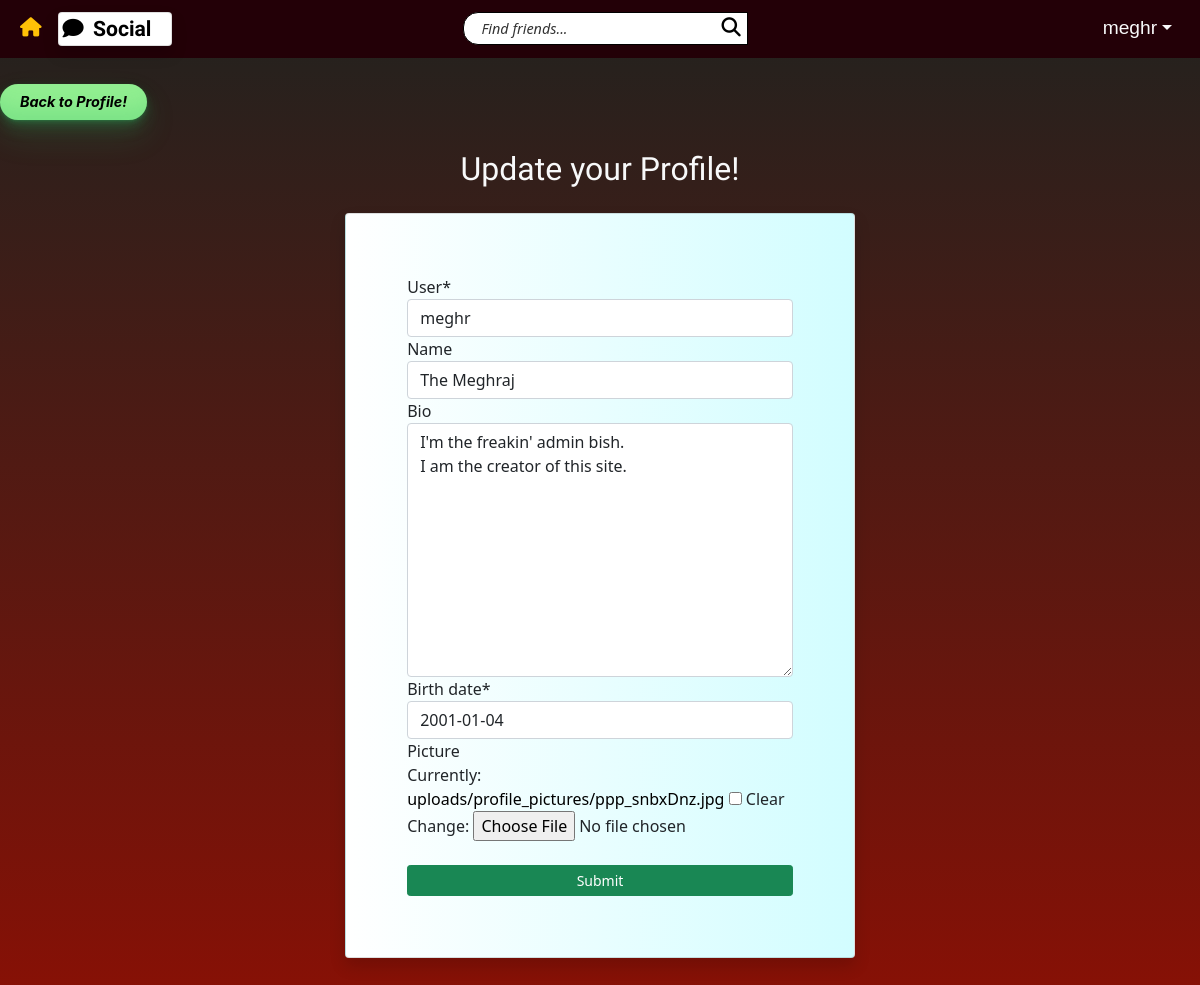
/social/profile/1/edit (signed in), run on the app's committed database.
### main/models.py (models this page shows)
class UserProfile(models.Model):
    user = models.OneToOneField(User, primary_key = True, on_delete=models.CASCADE, verbose_name='user', related_name='profile')
    name = models.CharField(max_length=30, blank=True, null=True)
    bio = models.TextField(max_length=300, null=True, blank=True)
    birth_date = models.DateField(null=True)
    picture = models.ImageField(blank=True, null=True, default='uploads/profile_pictures/default.jpg', upload_to='uploads/profile_pictures')
    followers = models.ManyToManyField(User, blank=True, related_name='followers')

### main/views.py (the view, shortened to what this page needs)
# urls.py: path('profile/<int:pk>/edit', ProfileEditView.as_view(), name='profile_edit'),
class ProfileEditView(LoginRequiredMixin, UserPassesTestMixin, UpdateView):
	model = UserProfile
	template_name = 'main/profile_edit.html'
	form_class = ProfileForm
	def test_func(self):
		profile = self.get_object()
		return self.request.user == profile.user

### main/forms.py
class ProfileForm(forms.ModelForm):
    class Meta:
        model = UserProfile
        exclude = ['followers']

### main/templates/main/profile_edit.html (shortened to what this page needs)
{% extends 'landing/base.html' %}
{% load crispy_forms_tags %}
{% block content %}
<div class="gradbg">
    <div class="row pt-5">
        <div class="col-md-5 col-sm-12">
            <a href="{% url 'profile' object.pk %}" class="button-33">Back to Profile!</a>
        </div>
    </div>
    <div class="row justify-content-center">
        <div class="col-md-5 col-sm-12 heading-font">
            <h5 class="text-light fs-2 mb-4">Update your Profile!</h5>
        </div>
    </div>
    <div class="row justify-content-center">
        <div class=" card shadow rounded pop-up-no-hover col-md-5 col-sm-12">
            <form method="POST" enctype="multipart/form-data">
                {{ form | crispy }}
                <div class="d-grid gap-2 mt-4">
                    <button class="btn btn-sm btn-success" type="submit">Submit</button>
                </div>
            </form>
        </div>
    </div>
</div>
{% endblock %}

### landing/templates/landing/navbar.html (shortened to what this page needs)
<div class="poppins-font">
    <nav class="navbar fixed-top navbar-expand-lg navbar-style py-1">
        <div class="container-fluid ">
            <a href="{% url 'index' %}"><i class="text-warning ms-2 me-3 fa-solid fa-house"></i></a>
            <a class="navbar"
            {% if user.is_authenticated %}
            href="{% url 'post_list' %}"
            {% else %}
            href="{% url 'index' %}"
            {% endif %}
            ><div class="rounded card shadow brand"><i class="fas fa-comment px-1 "></i> Social</div></a>
            <div class="collapse navbar-collapse" id="navbarSupportedContent">
                <form class="d-flex mx-auto me-5" method="GET" action="{% url 'search' %}">
                    <div class="input-group">
                        <input name="query" value="{{ request.GET.query }}" type="text" class="search-input" placeholder="    Find friends..." aria-label="Username" aria-describedby="basic-addon1">
                        <button type="submit"><i class="fa-sharp fa-solid fa-magnifying-glass"></i></button>
                    </div>
                </form>
                {% if user.is_authenticated %}
                    <div class="nav-item dropdown">
                        <a class="nav-link dropdown-toggle text-light text-sm" data-bs-toggle="dropdown" role="button" aria-expanded="false">{{request.user}}</a>
                    </div>
                {% endif %}
            </div>
        </div>
    </nav>
</div>

### static/landing/css/styles.css (style rules this page uses)
body { overscroll-behavior-y: none; }
html { scroll-behavior: smooth; overflow-x: hidden; }
::placeholder { color: black; font-style: italic; font-size: 75%; opacity: 80%; font-family: 'Segoe UI', Tahoma, Geneva, Verdana, sans-serif; }
a, a:hover, a:focus, a:active { text-decoration: none; color: black; }
button { border: 1px solid black; border-left: none; background-color: white; }
.brand { font-weight: bold; font-family: 'Dancing Script', cursive; background-color: white; font-size: 110%; color: black; padding-right: 20px; display: inline; }
.gradbg { background: hsla(5, 93%, 28%, 1); background: linear-gradient(90deg, hsla(5, 93%, 28%, 1) 0%, hsla(34, 10%, 13%, 1) 100%); background: -moz-linear-gradient(90deg, hsla(5, 93%, 28%, 1) 0%, hsla(34, 10%, 13%, 1) 100%); background: -webkit-linear-gradient(90deg, hsla(5, 93%, 28%, 1) 0%, hsla(34, 10%, 13%, 1) 100%); filter: progid: DXImageTransform.Microsoft.gradient( startColorstr="#8C1105", endColorstr="#25221E", GradientType=1 ); padding-bottom: 5%; }
.heading-font { font-family: 'Ceviche One', cursive; font-size: 4em; margin-top: 2.5%; text-align: center; color: #230007; }
.navbar-style { background-color: #230007; }
.poppins-font { font-family: 'Source Sans Pro', sans-serif; font-size: 120%; }
.pop-up-no-hover { padding: 5%; background: #70e1f5; background: -webkit-linear-gradient(to right, white, #D2FDFF); background: linear-gradient(to right, white, #D2FDFF); }
.search-input { border: 1px solid black; border-radius: 15px; }
.button-33 { background-color: lightgreen; border: 2px solid black; border-radius: 100px; box-shadow: rgba(44, 187, 99, .2) 0 -25px 18px -14px inset,rgba(44, 187, 99, .15) 0 1px 2px,rgba(44, 187, 99, .15) 0 2px 4px,rgba(44, 187, 99, .15) 0 4px 8px,rgba(44, 187, 99, .15) 0 8px 16px,rgba(44, 187, 99, .15) 0 16px 32px; color: black; font-weight: bold; cursor: pointer; display: inline-block; font-family: CerebriSans-Regular,-apple-system,system-ui,Roboto,sans-serif; font-style: italic; padding: 7px 20px; text-align: center; text-decoration: none; transition: all 250ms; border: 0; font-size: 0.9em; user-select: none; -webkit-user-select: none; touch-action: manipulation; }

### data on the page
UserProfile: user "meghr", name "The Meghraj", bio "I'm the freakin' admin bish. I am the creator of this site.", birth_date "2001-01-04"

### other printed values
{{ request.user }} "meghr"
